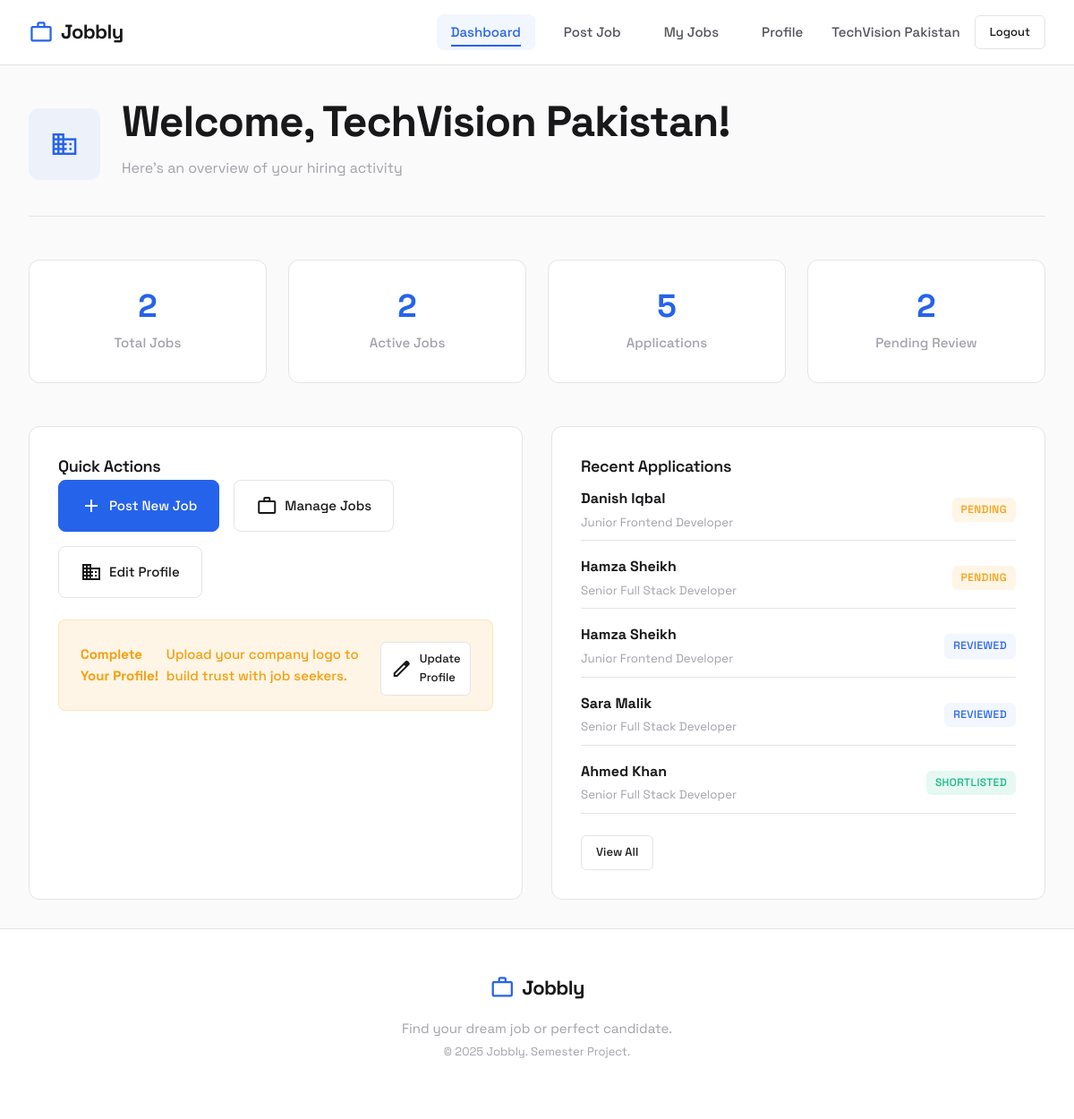
Screenshot of /v1-php/company/dashboard.php (signed in) with the database file from the repository.
### tables this page shows
CREATE TABLE applications (
    application_id INT AUTO_INCREMENT PRIMARY KEY,
    job_id INT NOT NULL,
    seeker_id INT NOT NULL,
    applied_date TIMESTAMP DEFAULT CURRENT_TIMESTAMP,
    status ENUM('pending', 'reviewed', 'shortlisted', 'rejected') DEFAULT 'pending',
    FOREIGN KEY (job_id) REFERENCES jobs(job_id) ON DELETE CASCADE,
    FOREIGN KEY (seeker_id) REFERENCES seekers(seeker_id) ON DELETE CASCADE,
    UNIQUE KEY unique_application (job_id, seeker_id)
);

CREATE TABLE seekers (
    seeker_id INT AUTO_INCREMENT PRIMARY KEY,
    user_id INT NOT NULL UNIQUE,
    full_name VARCHAR(255) NOT NULL,
    pfp VARCHAR(255),
    resume_url VARCHAR(255),
    experience TEXT,
    education ENUM('Matric', 'Inter', 'BS', 'MS', 'PhD') DEFAULT 'Matric',
    FOREIGN KEY (user_id) REFERENCES users(user_id) ON DELETE CASCADE
);

CREATE TABLE jobs (
    job_id INT AUTO_INCREMENT PRIMARY KEY,
    company_id INT NOT NULL,
    title VARCHAR(255) NOT NULL,
    description TEXT,
    location VARCHAR(255),
    salary_min INT,
    salary_max INT,
    job_type ENUM('full-time', 'part-time', 'internship', 'contract', 'remote') DEFAULT 'full-time',
    required_skills TEXT,
    required_education ENUM('Matric', 'Inter', 'BS', 'MS', 'PhD') DEFAULT 'Matric',
    posted_date TIMESTAMP DEFAULT CURRENT_TIMESTAMP,
    status ENUM('active', 'closed') DEFAULT 'active',
    FOREIGN KEY (company_id) REFERENCES companies(company_id) ON DELETE CASCADE
);

### v1-php/company/dashboard.php (the view, shortened to what this page needs)
<?php
$db = getDB();
$companyId = $_SESSION['company_id'];
$stmt = $db->prepare("SELECT logo_url, description FROM companies WHERE company_id = ?");
$stmt->execute([$companyId]);
$companyProfile = $stmt->fetch();
$stmt = $db->prepare("SELECT COUNT(*) FROM jobs WHERE company_id = ?");
$stmt->execute([$companyId]);
$totalJobs = $stmt->fetchColumn();
$stmt = $db->prepare("SELECT COUNT(*) FROM jobs WHERE company_id = ? AND status = 'active'");
$stmt->execute([$companyId]);
$activeJobs = $stmt->fetchColumn();
$stmt = $db->prepare("
    SELECT COUNT(*) FROM applications a
    JOIN jobs j ON a.job_id = j.job_id
    WHERE j.company_id = ?
");
$stmt->execute([$companyId]);
$totalApplications = $stmt->fetchColumn();
$stmt = $db->prepare("
    SELECT COUNT(*) FROM applications a
    JOIN jobs j ON a.job_id = j.job_id
    WHERE j.company_id = ? AND a.status = 'pending'
");
$stmt->execute([$companyId]);
$pendingApplications = $stmt->fetchColumn();
$stmt = $db->prepare("
    SELECT a.*, j.title as job_title, s.full_name, u.email
    FROM applications a
    JOIN jobs j ON a.job_id = j.job_id
    JOIN seekers s ON a.seeker_id = s.seeker_id
    JOIN users u ON s.user_id = u.user_id
    WHERE j.company_id = ?
    ORDER BY a.applied_date DESC
    LIMIT 5
");
$stmt->execute([$companyId]);
$recentApplications = $stmt->fetchAll();
require_once __DIR__ . '/../includes/header.php';
?>
<div class="page-header" style="display: flex; align-items: center; gap: var(--space-lg);">
    <?= companyLogo($companyProfile['logo_url'], 'lg') ?>
    <div>
        <h1 class="page-title">Welcome, <?= e($_SESSION['company_name']) ?>!</h1>
        <p class="page-subtitle">Here's an overview of your hiring activity</p>
    </div>
</div>
<div class="stats-grid">
    <div class="stat-card">
        <div class="stat-number"><?= $totalJobs ?></div>
        <div class="stat-label">Total Jobs</div>
    </div>
    <div class="stat-card">
        <div class="stat-number"><?= $activeJobs ?></div>
        <div class="stat-label">Active Jobs</div>
    </div>
    <div class="stat-card">
        <div class="stat-number"><?= $totalApplications ?></div>
        <div class="stat-label">Applications</div>
    </div>
    <div class="stat-card">
        <div class="stat-number"><?= $pendingApplications ?></div>
        <div class="stat-label">Pending Review</div>
    </div>
</div>
<div class="grid grid-2">
    <div class="card">
        <h3 class="card-title mb-lg">Quick Actions</h3>
        <div class="flex flex-wrap gap-md">
            <a href="<?= SITE_URL ?>/company/post-job.php" class="btn btn-primary">
                <span class="material-symbols-outlined">add</span>
                Post New Job
            </a>
            <a href="<?= SITE_URL ?>/company/manage-jobs.php" class="btn">
                <span class="material-symbols-outlined">work</span>
                Manage Jobs
            </a>
            <a href="<?= SITE_URL ?>/company/profile.php" class="btn">
                <span class="material-symbols-outlined">business</span>
                Edit Profile
            </a>
        </div>
        <?php if (empty($companyProfile['logo_url']) || empty($companyProfile['description'])): ?>
        <div class="alert alert-warning mt-lg" style="margin-bottom: 0;">
            <strong>Complete Your Profile!</strong>
            <?php if (empty($companyProfile['logo_url'])): ?>
                Upload your company logo to build trust with job seekers.
            <?php elseif (empty($companyProfile['description'])): ?>
                Add a company description to attract better candidates.
            <?php endif; ?>
            <br>
            <a href="<?= SITE_URL ?>/company/profile.php" class="btn btn-sm mt-sm">
                <span class="material-symbols-outlined">edit</span>
                Update Profile
            </a>
        </div>
        <?php endif; ?>
    </div>
    <div class="card">
        <h3 class="card-title mb-lg">Recent Applications</h3>
        <?php if (empty($recentApplications)): ?>
            <p class="text-muted">No applications yet. Post a job to start receiving applications!</p>
        <?php else: ?>
            <div class="dashboard-list">
                <?php foreach ($recentApplications as $app): ?>
                <div class="dashboard-list-item">
                    <div>
                        <strong><?= e($app['full_name']) ?></strong>
                        <br><small class="text-muted"><?= e($app['job_title']) ?></small>
                    </div>
                    <span class="badge <?= getStatusBadge($app['status']) ?>"><?= e($app['status']) ?></span>
                </div>
                <?php endforeach; ?>
            </div>
            <a href="<?= SITE_URL ?>/company/view-applications.php" class="btn btn-sm mt-lg">View All</a>
        <?php endif; ?>
    </div>
</div>
<?php require_once __DIR__ . '/../includes/footer.php'; ?>

### v1-php/assets/css/variables.css (style rules this page uses)
:root { --primary: #2563eb; --primary-hover: #1d4ed8; --primary-light: #eff6ff; --primary-subtle: rgba(37, 99, 235, 0.06); --accent-yellow: #f59e0b; --accent-green: #10b981; --accent-red: #ef4444; --accent-purple: #8b5cf6; --success: #22c55e; --bg: #fafafa; --bg-alt: #ffffff; --bg-elevated: #ffffff; --text: #18181b; --text-secondary: #52525b; --text-muted: #a1a1aa; --border: #e4e4e7; --border-hover: #d4d4d8; --shadow-xs: 0 1px 2px rgba(0, 0, 0, 0.04); --shadow-sm: 0 2px 4px rgba(0, 0, 0, 0.04), 0 1px 2px rgba(0, 0, 0, 0.02); --shadow-md: 0 4px 12px rgba(0, 0, 0, 0.06), 0 2px 4px rgba(0, 0, 0, 0.04); --shadow-lg: 0 8px 24px rgba(0, 0, 0, 0.08), 0 4px 8px rgba(0, 0, 0, 0.04); --shadow-xl: 0 16px 48px rgba(0, 0, 0, 0.1); --ring: 0 0 0 3px rgba(37, 99, 235, 0.15); --space-xs: 0.25rem; --space-sm: 0.5rem; --space-md: 1rem; --space-lg: 1.5rem; --space-xl: 2rem; --space-2xl: 3rem; --space-3xl: 4rem; --border-width: 1px; --radius-sm: 6px; --radius-md: 8px; --radius-lg: 12px; --radius-xl: 16px; --radius-full: 9999px; --transition-fast: 0.15s ease; --transition: 0.2s ease; --transition-slow: 0.3s ease; }

### v1-php/assets/css/style.css (style rules this page uses)
* { margin: 0; padding: 0; box-sizing: border-box; }
html { scroll-behavior: smooth; }
body { font-family: 'Space Grotesk', -apple-system, BlinkMacSystemFont, sans-serif; background: var(--bg); color: var(--text); line-height: 1.6; min-height: 100vh; display: flex; flex-direction: column; -webkit-font-smoothing: antialiased; -moz-osx-font-smoothing: grayscale; }
h1, h2, h3, h4, h5, h6 { font-weight: 600; line-height: 1.3; letter-spacing: -0.02em; color: var(--text); }
h1 { font-size: clamp(2rem, 5vw, 3rem); font-weight: 700; }
h3 { font-size: clamp(1.125rem, 3vw, 1.5rem); }
p { margin-bottom: var(--space-md); color: var(--text-secondary); }
a { color: var(--primary); text-decoration: none; transition: all 0.2s ease; position: relative; }
.grid { display: grid; gap: var(--space-xl); }
.grid-2 { grid-template-columns: repeat(auto-fit, minmax(300px, 1fr)); }
.page-header { margin-bottom: var(--space-2xl); padding-bottom: var(--space-lg); border-bottom: var(--border-width) solid var(--border); }
.page-title { margin-bottom: var(--space-sm); }
.page-subtitle { color: var(--text-muted); }
.stats-grid { display: grid; grid-template-columns: repeat(auto-fit, minmax(200px, 1fr)); gap: var(--space-lg); margin-bottom: var(--space-2xl); }
.stat-card { background: var(--bg-alt); border: var(--border-width) solid var(--border); border-radius: var(--radius-lg); padding: var(--space-xl); text-align: center; transition: all 0.3s cubic-bezier(0.4, 0, 0.2, 1); }
.stat-number { font-size: 2.25rem; font-weight: 700; color: var(--primary); line-height: 1.1; transition: transform 0.3s ease; }
.stat-label { color: var(--text-muted); font-weight: 500; font-size: 0.9375rem; margin-top: var(--space-sm); }
.text-muted { color: var(--text-muted); }
.mt-sm { margin-top: var(--space-sm); }
.mt-lg { margin-top: var(--space-lg); }
.mb-lg { margin-bottom: var(--space-lg); }
.flex { display: flex; }
.flex-wrap { flex-wrap: wrap; }
.gap-md { gap: var(--space-md); }
.dashboard-list { display: flex; flex-direction: column; gap: var(--space-sm); }
.dashboard-list-item { display: flex; justify-content: space-between; align-items: center; padding: var(--space-sm) 0; border-bottom: 1px solid var(--border); }

### rows the page displays
applications: seeker.full_name "Danish Iqbal", job.title "Junior Frontend Developer", status "PENDING"
applications: seeker.full_name "Hamza Sheikh", job.title "Senior Full Stack Developer", status "PENDING"
applications: seeker.full_name "Hamza Sheikh", job.title "Junior Frontend Developer", status "REVIEWED"
applications: seeker.full_name "Sara Malik", job.title "Senior Full Stack Developer", status "REVIEWED"
applications: seeker.full_name "Ahmed Khan", job.title "Senior Full Stack Developer", status "SHORTLISTED"

### other values shown
SITE_NAME "Jobbly"
$_SESSION['company_name'] "TechVision Pakistan"
$totalJobs "2"
$activeJobs "2"
$totalApplications "5"
$pendingApplications "2"
